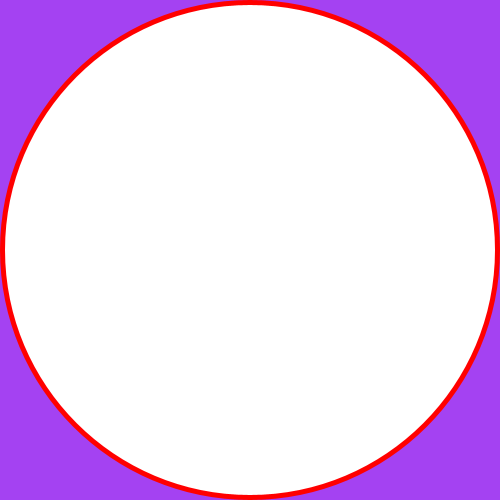
Frame 1 (no input)
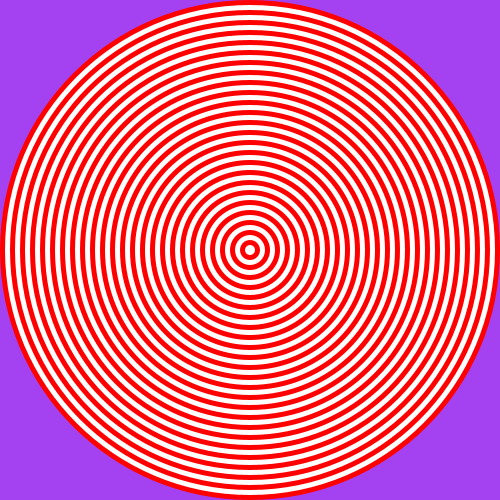
Frame 60 (the mouse pressed at the canvas centre just before this capture)
Frame 120 (the mouse held since frame 60 and released just before this capture): identical to frame 60, image omitted

The Processing sketch that drew these frames (run headless with seeded random() and noise(); from frame 60 on, the mouse is pressed at the canvas centre):

// Processing sketch: sketch_3
// ── sketch_3.pde
/*
* Write code that, at first, generates an enormous circle, but after a second or so, it makes
* a second smaller circle on top of the first circle, then a third even smaller circle on top of
* the second, and so forth. Naturally, each circle should be a different color than the circle
* that came before it. At first, I want you to replicate the basic black-and-white target, but
* then you can be creative with the color pattern: the circles can be random colors, or they
* can be progressively darker, it’s up to you!
*/

// Author: Ken Wang <kaymw@member.fsf.org>

int circleRadius,circleDiff,delayTime;
color circle,target,targetInner,targetOuter,bg;
boolean isTarget,targetRandomColor,targetRing;

void setup(){
  size(500,500); // Set size to 500x500
  noStroke(); // Cancel stroke
  
  /* Customization */
  circleRadius = 500; // Initialize raidus variable
  circleDiff = 10; // Define circle radius difference
  bg = color(random(0,255),random(0,255),random(0,255));
  delayTime = 0; // Delay time (ms)
  isTarget = true; // (Trigger) Target or not
  targetRandomColor = false; // (Trigger) Random color or not
  targetInner = color(#FFFFFF); // Target inner color
  targetOuter = color(#FF0000); // Target outer color
  /* Finish Customization */
  
  if (targetRandomColor){
    circle = color(random(0,255),random(0,255),random(0,255));
    target = color(random(0,255),random(0,255),random(0,255));
    while ((circle == bg) || (circle == target) || (target == bg)){ // Prevent the circle is the same color as the background.
      circle = color(random(0,255),random(0,255),random(0,255));
      target = color(random(0,255),random(0,255),random(0,255));
    }
    targetRing = true;
  } else {
    circle = targetOuter;
    target = targetInner;
  }
  background(bg); // Set background color
  fill(circle); // Set fill color
  ellipse(250,250,circleRadius,circleRadius); // Draw the first circle
}

void draw(){
  if (isTarget){
    if (targetRing){
      fill(circle);
      targetRing = false;
    } else {
      fill(target);
      targetRing = true;
    }
  } else {
    circle = color(random(0,255),random(0,255),random(0,255),random(0,255));
    while (circle == bg){ // Prevent the circle is the same color as the background.
      circle = color(random(0,255),random(0,255),random(0,255),random(0,255));
    }
    fill(circle); // Set fill color
  }
  
  if (circleRadius > 0){
    circleRadius = abs(circleRadius - circleDiff); // Decrease circle radius if it's bigger than zero.
  }
  
  ellipse(250,250,circleRadius,circleRadius); // DRAW! THE! CIRCLE!
  delay(delayTime);
}
